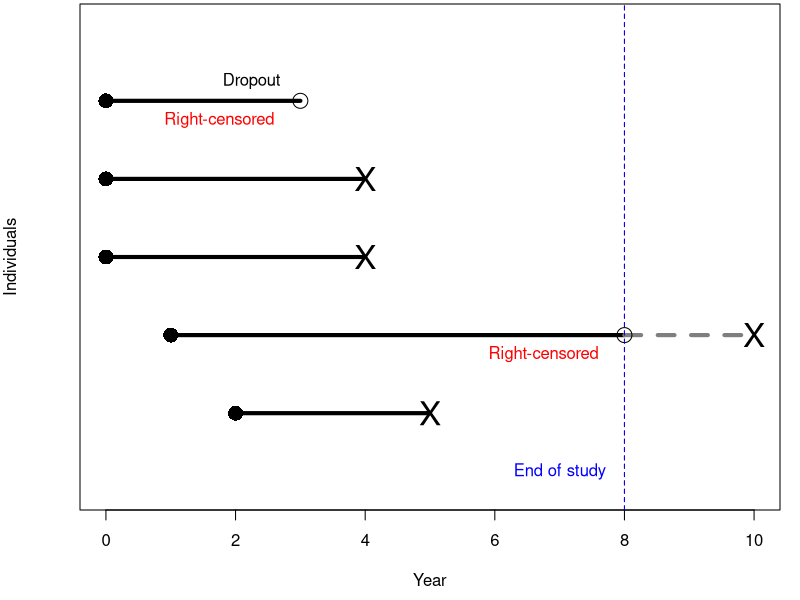
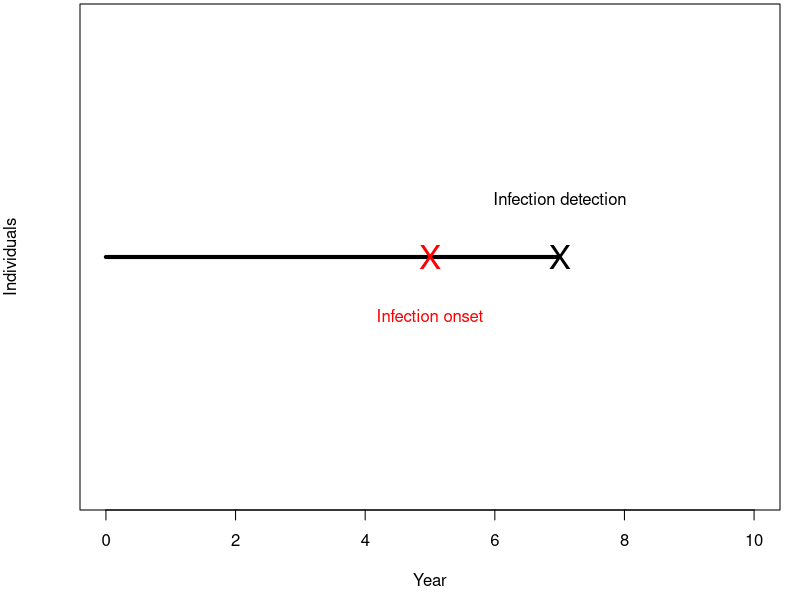
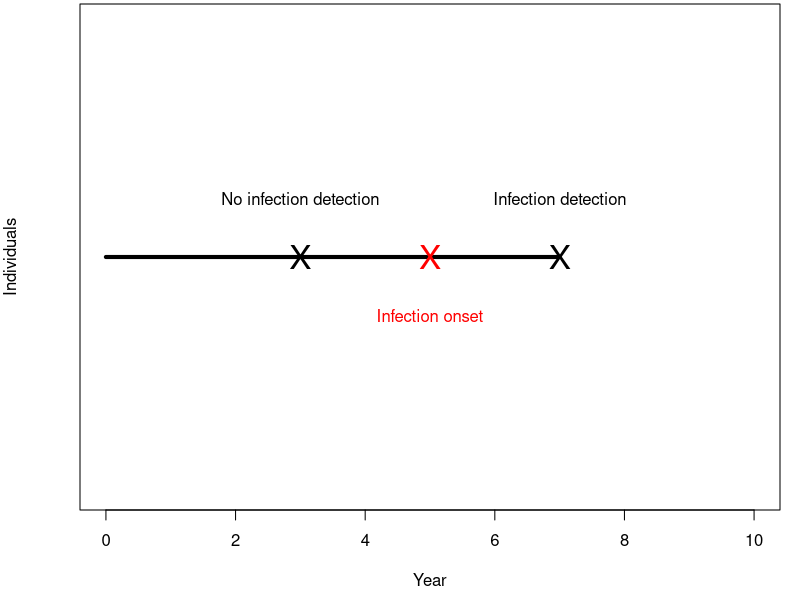

R code for these plots, in order:
## ---- chunk 1
knitr::opts_chunk$set(echo=FALSE, warning=FALSE, message=FALSE)
## ---- chunk 2
par(mar = c(4.5,4,0.2,1))
plot(1, type = "n", xlim = c(0,10), ylim = c(0,6), yaxt = "n", xlab = "Year", ylab = "Individuals")
segments(x0 = c(0,0,0,1,2), y0 = 5:1, x1 = c(3,4,4,8,5), lwd = 4)
segments(x0 = 8, y0 = 2, x1 = 10, lwd = 4, lty = "dashed", col = "gray50")
points(x = c(0,0,0,1,2), y = 5:1, pch = 16, cex = 2)
points(x = c(3,8), y = c(5,2), pch = 1, cex = 2)
points(x = c(rep(4,2),5,10), y = c(4,3,1,2), pch = "X", cex = 2)
abline(v = c(8,8), col = c("red", "blue"), lty = "dashed")
text(x = 7, y = 0.25, labels = "End of study", col = "blue")
text(x = 2.25, y = 5.25, labels = "Dropout")
text(x = c(1.75,6.75), y = c(4.75,1.75), labels = "Right-censored", col = "red")
## ---- chunk 3
par(mar = c(4.5,4,0.2,1))
plot(1, type = "n", xlim = c(0,10), ylim = c(0,2), yaxt = "n", xlab = "Year", ylab = "Individuals")
segments(x0 = 0, x1 = 7, y0 = 1, lwd = 4)
points(x = c(5,7), y = c(1,1), pch = "X", cex = 2, col = c("red", "black"))
text(x = c(5,7), y = c(0.75,1.25), labels = c("Infection onset", "Infection detection"), col = c("red", "black"))
## ---- chunk 4
par(mar = c(4.5,4,0.2,1))
plot(1, type = "n", xlim = c(0,10), ylim = c(0,2), yaxt = "n", xlab = "Year", ylab = "Individuals")
segments(x0 = 0, x1 = 7, y0 = 1, lwd = 4)
points(x = c(3,5,7), y = rep(1,3), pch = "X", cex = 2, col = c("black", "red", "black"))
text(x = c(3,5,7), y = c(1.25,0.75,1.25), labels = c("No infection detection", "Infection onset", "Infection detection"), col = c("black", "red", "black"))
